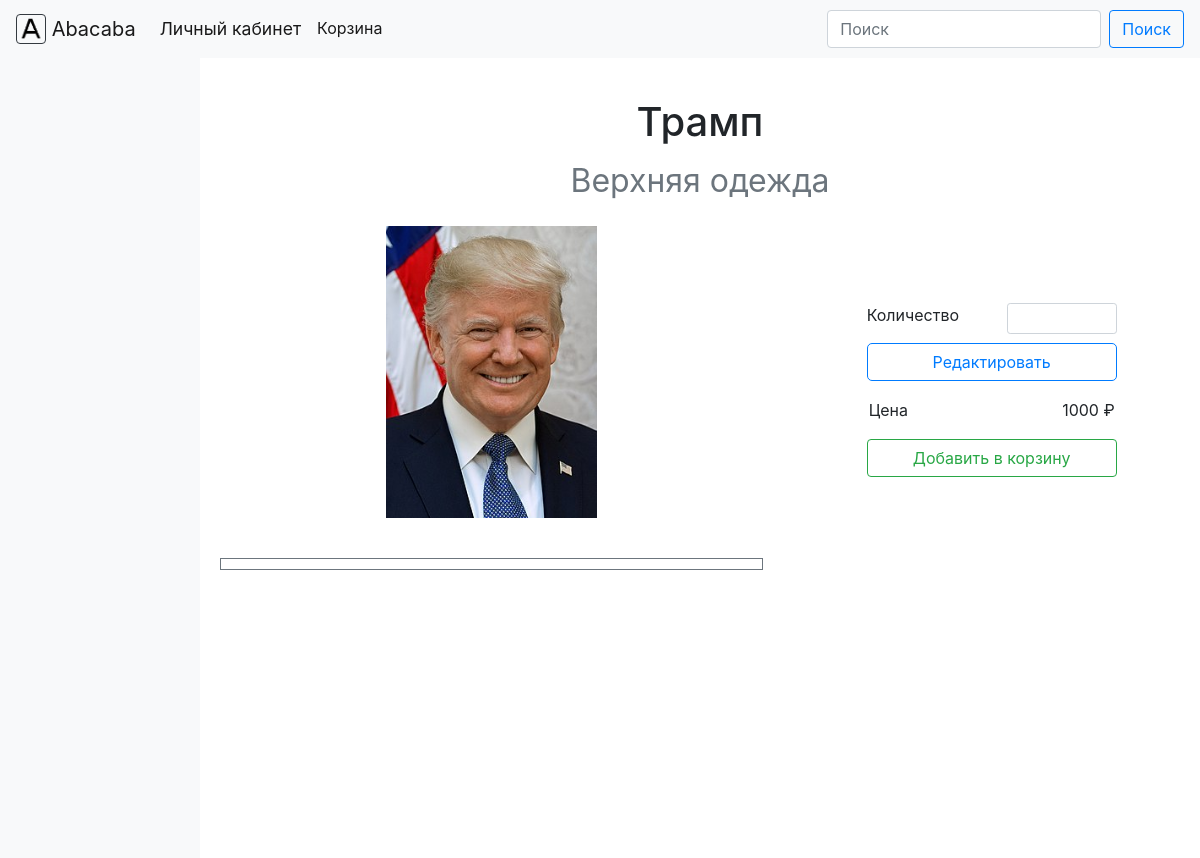
Page /products?id=1 on the committed database.
### core/models.py (models this page shows, shortened)
class Product(models.Model):
    id = models.AutoField(primary_key=True)
    name = models.TextField()
    price = models.IntegerField()
    rating = models.FloatField(blank=True,
                               null=True)
    categories = models.ManyToManyField(to=Category,
                                        blank=True,
                                        related_name='products')
    main_category = models.ForeignKey(to=Category,
                                      blank=True,
                                      null=True,
                                      on_delete=models.SET_NULL)

class Category(models.Model):
    id = models.AutoField(primary_key=True)
    name = models.TextField()
    parent_category = models.ForeignKey('self',
                                        on_delete=models.CASCADE,
                                        blank=True,
                                        null=True,
                                        related_name='child_categories')

class Image(models.Model):
    id = models.AutoField(primary_key=True)
    image = models.ImageField(upload_to='images',
                              null=True)
    description = models.TextField(null=True,
                                   blank=True)
    stock_product = models.ForeignKey(to=StockProduct,
                                      on_delete=models.CASCADE,
                                      related_name='images',
                                      null=True,
                                      blank=True)
    product = models.OneToOneField(Product,
                                   on_delete=models.SET_NULL,
                                   null=True,
                                   blank=True)

### core/views.py (the view)
# urls.py: path('products', views.browse_product),
def browse_product(request):  # #Возвращает контекст для отображения страницы товара
    context = dict()
    if request.method == 'GET':
        if 'id' in request.GET:
            product = Product.objects.get(id=request.GET['id'])
            context['product'] = product
            return render(request, 'product_page.html', context)
    return render(request, 'index.html', context)  # #In case there is no such product or request.method wasn't GET

### core/templates/product_page.html (shortened to what this page needs)
{% extends "base.html" %}
{% block content %}
<div class="container-fluid" style="padding:0px;">
    <div class="row no-gutters">
        {% include 'sidebar.html' %}
        <div class="col-sm-10">
            <div style="padding-top: 5vh;">
                <h1 class="text-center">{{product.name}}</h1>
                <h1 class="text-center"><small class="text-muted text-center">{{product.main_category.name}}</small></h1>
            </div>
            <div class="row no-gutters">
                <div class="col-md-7" style="padding-top: 2vh;">
                    <div class="row no-gutters">
                        <div class="col-sm">
                            <div class="square-box" style="width: 50%; left: 25%;">
                                <img id="main-image" class="centered-div img-fluid" src="{{product.image.image.url}}" alt="Изображение товара">
                            </div>
                        </div>
                    </div>
                    <div id="subimages_row" class="row border border-secondary" style="margin-top: 5vh; padding: 5px; margin-left: 20px; margin-right: 20px;">
                    </div>
                </div>
                <div class="col-md-5" style="display: flex; align-items: center; justify-content: center;">
                    <div id="edit-div" class="row">
                        <div class="col-sm-6"><p>Количество</p></div>
                        <div class="col-sm-6"><input id="quantity" class="form-control form-control-sm" type="number" name="quantity" min="1"></div>
                        <div class="col-sm-12" style="display: flex; justify-content: center; padding-bottom: 10px;"><button class="btn btn-outline-primary btn-block" type="button" id="edit-button">Редактировать</button></div>
                        <div class="col-sm-6"><input readonly class="form-control-plaintext" value="Цена"></div>
                        <div class="col-sm-6"><input readonly class="form-control-plaintext" value="{{ product.price }} ₽" style="text-align: right;"></div>
                        <div class="col-sm-12" style="display: flex; justify-content: center; padding-top: 10px;"><button class="btn btn-outline-success btn-block" type="button" id="cart-button">Добавить в корзину</button></div>
                    </div>
                </div>
            </div>
        </div>
    </div>
</div>
{% endblock %}

### assets/classes/styles.css (style rules this page uses)
.square-box { position: relative; width: 80%; overflow: hidden; left: 10%; }
.square-box:before { content: ""; display: block; padding-top: 100%; }
.centered-div { position: absolute; top: 0; left: 0; bottom: 0; right: 0; margin: auto; max-width: 100%; max-height: 100%; }
#edit-button { border-radius: 5px; }
#edit-div { width: 25vw; padding: 10px; }

### rows in the picture
Product: name "Трамп", main_category.name "Верхняя одежда", image.image (picture), price "1000 ₽"
